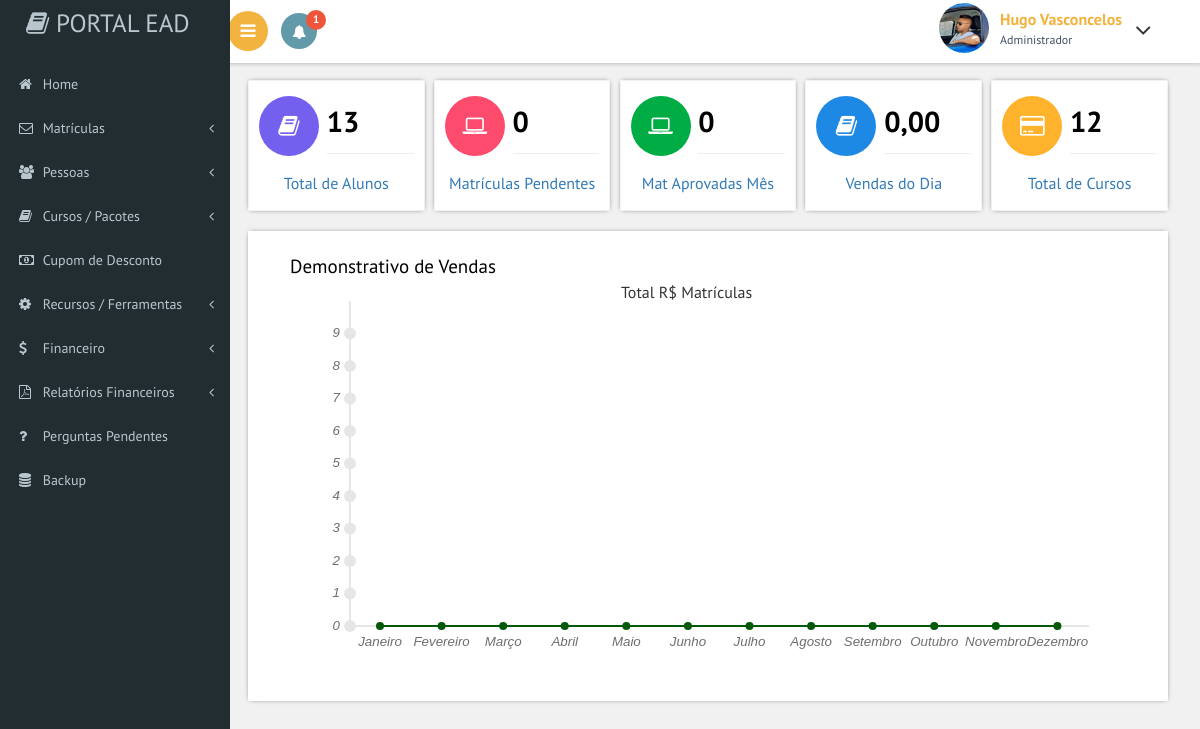
The page /sistema/painel-admin (signed in) on the database its author committed.
### tables this page shows
CREATE TABLE `usuarios` (
  `id` int(11) NOT NULL AUTO_INCREMENT,
  `nome` varchar(50) NOT NULL,
  `cpf` varchar(20) DEFAULT NULL,
  `usuario` varchar(50) NOT NULL,
  `senha` varchar(20) NOT NULL,
  `senha_crip` varchar(150) NOT NULL,
  `nivel` varchar(20) NOT NULL,
  `foto` varchar(100) NOT NULL,
  `id_pessoa` int(11) NOT NULL,
  `ativo` varchar(5) NOT NULL,
  `data` date NOT NULL,
  PRIMARY KEY (`id`)
);

### sistema/painel-admin/index.php (the view, shortened to what this page needs)
<?php
require_once('../conexao.php');
$id_usuario = $_SESSION['id'];
if(@$_SESSION['nivel'] == 'Administrador'){
	$ocultar = '';
}else{
	$ocultar = 'ocultar';
}
$query = $pdo->query("SELECT * FROM usuarios where id = '$id_usuario'");
$res = $query->fetchAll(PDO::FETCH_ASSOC);
$nome_usuario = $res[0]['nome'];
$nivel_usuario = $res[0]['nivel'];
$foto_usuario = $res[0]['foto'];
 ?>
<!DOCTYPE HTML>
<html>
<head>
<link href="css/bootstrap.css" rel='stylesheet' type='text/css' />
<link href="css/style.css" rel='stylesheet' type='text/css' />
<link href="css/font-awesome.css" rel="stylesheet">
<link href='css/SidebarNav.min.css' media='all' rel='stylesheet' type='text/css'/>
<link href="css/custom.css" rel="stylesheet">
 <script type="text/javascript">
        $(document).ready(function () {
            $('#demo-pie-1').pieChart({
                barColor: '#2dde98',
                trackColor: '#eee',
                lineCap: 'round',
                lineWidth: 8,
                onStep: function (from, to, percent) {
                    $(this.element).find('.pie-value').text(Math.round(percent) + '%');
                }
            });
            $('#demo-pie-2').pieChart({
                barColor: '#8e43e7',
                trackColor: '#eee',
                lineCap: 'butt',
                lineWidth: 8,
                onStep: function (from, to, percent) {
                    $(this.element).find('.pie-value').text(Math.round(percent) + '%');
                }
            });
            $('#demo-pie-3').pieChart({
                barColor: '#ffc168',
                trackColor: '#eee',
                lineCap: 'square',
                lineWidth: 8,
                onStep: function (from, to, percent) {
                    $(this.element).find('.pie-value').text(Math.round(percent) + '%');
                }
            });
        });
    </script>
					<link href="css/owl.carousel.css" rel="stylesheet">
</head>
<body class="cbp-spmenu-push">
	<div class="main-content">
	<div class="cbp-spmenu cbp-spmenu-vertical cbp-spmenu-left" id="cbp-spmenu-s1">
		<aside class="sidebar-left">
      <nav class="navbar navbar-inverse" style="overflow: scroll; height:100%; scrollbar-width: thin;">
          <div class="navbar-header">
            <h1><a class="navbar-brand" href="index.php"><span class="fa fa-book"></span> Portal EAD<span class="dashboard_text"></span></a></h1>
          </div>
          <div class="collapse navbar-collapse" id="bs-example-navbar-collapse-1">
            <ul class="sidebar-menu">
              <li class="treeview">
                <a href="index.php">
                <i class="fa fa-home"></i> <span>Home</span>
                </a>
              </li>
                <li class="treeview <?php echo $ocultar ?>">
                <a href="#">
                <i class="fa fa-envelope-o"></i>
                <span>Matrículas</span>
                <i class="fa fa-angle-left pull-right"></i>
                </a>
              </li>
			  <li class="treeview <?php echo $ocultar ?>">
                <a href="#">
                <i class="fa fa-users"></i>
                <span>Pessoas</span>
                <i class="fa fa-angle-left pull-right"></i>
                </a>
              </li>
               <li class="treeview">
                <a href="#">
                <i class="fa fa-book"></i>
                <span>Cursos / Pacotes</span>
                <i class="fa fa-angle-left pull-right"></i>
                </a>
              </li>
               <li class="treeview <?php echo $ocultar ?>">
                <a href="index.php?pagina=cupons">
                <i class="fa fa-money"></i> <span>Cupom de Desconto</span>
                </a>
              </li>
               <li class="treeview <?php echo $ocultar ?>">
                <a href="#">
                <i class="fa fa-cog"></i>
                <span>Recursos / Ferramentas</span>
                <i class="fa fa-angle-left pull-right"></i>
                </a>
              </li>
               <li class="treeview <?php echo $ocultar ?>">
                <a href="#">
                <i class="fa fa-usd"></i>
                <span>Financeiro</span>
                <i class="fa fa-angle-left pull-right"></i>
                </a>
              </li>
              <li class="treeview <?php echo $ocultar ?>">
                <a href="#">
                <i class="fa fa-file-pdf-o"></i>
                <span>Relatórios Financeiros</span>
                <i class="fa fa-angle-left pull-right"></i>
                </a>
              </li>
              <li class="treeview">
                <a href="index.php?pagina=perguntas">
                <i class="fa fa-question"></i> <span>Perguntas Pendentes</span>
                </a>
              </li>
               <li class="treeview <?php echo $ocultar ?>">
                <a href="backup/backup.php" target="_blank">
                <i class="fa fa-database"></i> <span>Backup</span>
                </a>
              </li>
            </ul>
          </div>
      </nav>
    </aside>
	</div>
		<div class="sticky-header header-section ">
			<div class="header-left">
				<?php
				$total_respondidas = 0;
						$query = $pdo->query("SELECT * FROM perguntas where respondida != 'Sim'");
						$res = $query->fetchAll(PDO::FETCH_ASSOC);
						for($i=0; $i < @count($res); $i++){
						$id_curso = $res[$i]['curso'];
						$query2 = $pdo->query("SELECT * FROM cursos where id = '$id_curso' and professor = '$id_usuario'");
						$res2 = $query2->fetchAll(PDO::FETCH_ASSOC);
						if(@count($res2)> 0 ){
							$total_respondidas += 1;
						}
						}
						if($total_respondidas == 0){
							$classe_badge = 'fundo-verde';
						}else{
							$classe_badge = 'red';
						}
				 ?>
				<button id="showLeftPush"><i class="fa fa-bars"></i></button>
				<div class="profile_details_left">
					<ul class="nofitications-dropdown">
						<li class="dropdown head-dpdn">
							<a title="Perguntas Pendentes" href="index.php?pagina=perguntas" class="dropdown-toggle"><i class="fa fa-bell"></i><span class="badge <?php echo $classe_badge ?>"><?php echo $total_respondidas ?></span></a>
						</li>
					</ul>
				</div>
				<div class="clearfix"> </div>
			</div>
			<div class="header-right">
				<div class="profile_details">
					<ul>
						<li class="dropdown profile_details_drop">
							<a href="#" class="dropdown-toggle" data-toggle="dropdown" aria-expanded="false">
								<div class="profile_img">
									<span class="prfil-img"><img src="img/perfil/<?php echo $foto_usuario ?>" alt="" width="50px" height="50px"> </span>
									<div class="user-name">
										<p><?php echo $nome_usuario ?></p>
										<span><?php echo $nivel_usuario ?></span>
									</div>
									<i class="fa fa-angle-down lnr"></i>
									<div class="clearfix"></div>
								</div>
							</a>
						</li>
					</ul>
				</div>
				<div class="clearfix"> </div>
			</div>
			<div class="clearfix"> </div>
		</div>
		<div id="page-wrapper">
			<div class="main-page">
			</div>
		</div>
	</div>
</body>
</html>
<link rel="stylesheet" type="text/css" href="../DataTables/datatables.min.css"/>
<link href="https://cdn.jsdelivr.net/npm/select2@4.1.0-rc.0/dist/css/select2.min.css" rel="stylesheet" />

### sistema/painel-admin/css/custom.css (style rules this page uses)
#page-wrapper { padding:5em 2em 2.5em; background-color: #F1F1F1; }

### rows shown on the page
usuarios: foto (picture), nome "Hugo Vasconcelos", nivel "Administrador"

### other values the page prints
$total_respondidas "1"
$total_alunos "13"
$total_mat_pendentes "0"
$total_mat_aprovadas "0"
$total_vendas_diaF "0,00"
$total_cursos "12"
chart data {{ $dados_meses }} 0-0-0-0-0-0-0-0-0-0-0-0-
